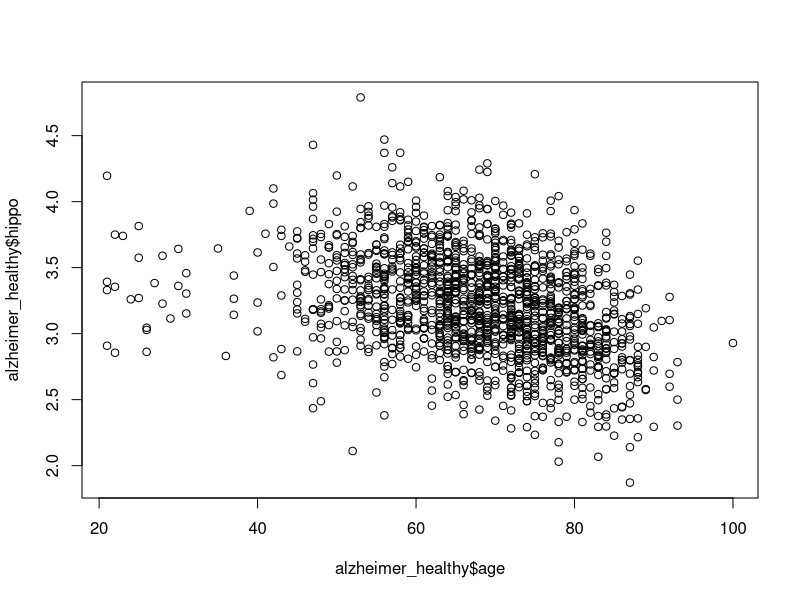

Reproduce this figure in R.
## ---- chunk 1
#| code-fold: true
#| 
library(tidyverse)
library(ggplot2)
## ---- chunk 2
#| code-fold: true

alzheimer_data <- read.csv('data/alzheimer_data.csv') %>% 
  select(id, diagnosis, age, educ, female, height, weight, lhippo, rhippo) %>% 
  mutate(diagnosis = as.factor(diagnosis), female = as.factor(female))


alzheimer_healthy <- read.csv('data/alzheimer_data.csv') %>% 
  select(id, diagnosis, age, educ, female, height, weight, lhippo, rhippo) %>% 
  mutate(diagnosis = as.factor(diagnosis), female = as.factor(female)) %>% filter(diagnosis==0)
## ---- chunk 3
#| code-fold: true
mean(alzheimer_healthy$lhippo)
## ---- chunk 4
#| code-fold: true
n=length(alzheimer_healthy$lhippo)
(mean(alzheimer_healthy$lhippo)-3)/ (sd(alzheimer_healthy$lhippo)/sqrt(n))
## ---- chunk 5
#| code-fold: true
#probability of greater than 17.72495
print("probability of greater than 17.72495")
pt(17.72495, df=n-1, lower.tail=F)

#probability of less than -17.72495
print("probability of less than -17.72495")
pt(-17.72495, df=n-1, lower.tail=T)

#p-value
print("p-value")
pt(17.72495, df=n-1, lower.tail=F)+pt(-17.72495, df=n-1, lower.tail=T)
## ---- chunk 6
#| code-fold: true

#the default test is two-tailed/sided
t.test(alzheimer_healthy$lhippo, mu=3)  
## ---- chunk 7
#| code-fold: true
#use the CDF of t to compute p-value
pt(17.72495, df=n-1, lower.tail=T)

#use t-test
t.test(alzheimer_healthy$lhippo, mu=3, alternative = "less")  
## ---- chunk 8
#| code-fold: true
#use the CDF of t to compute p-value
pt(17.72495, df=n-1, lower.tail=F)
#use t-test
t.test(alzheimer_healthy$lhippo, mu=3, alternative = "greater")  
## ---- chunk 9
#| code-fold: true
phat=mean(alzheimer_healthy$lhippo>3 )
phat

phat.se=sqrt(phat*(1-phat)/n)
phat.se

(phat-0.5)/phat.se

#p-value
pnorm((phat-0.5)/phat.se, lower.tail = F)
## ---- chunk 10
#| code-fold: true
t.test(alzheimer_healthy$lhippo[alzheimer_healthy$female==0], alzheimer_healthy$lhippo[alzheimer_healthy$female==1])

t.test(alzheimer_healthy$lhippo ~ alzheimer_healthy$female)
## ---- chunk 11
#| code-fold: true
t.test(alzheimer_data$rhippo, alzheimer_data$lhippo, paired = T)

#equivalently, 
t.test(alzheimer_data$rhippo- alzheimer_data$lhippo)
## ---- chunk 12
#| code-fold: true

table(alzheimer_data$rhippo>alzheimer_data$lhippo,
      alzheimer_data$female)

chisq.test(table(alzheimer_data$rhippo>alzheimer_data$lhippo,
      alzheimer_data$female))
## ---- chunk 13
#| code-fold: true
#| fig-align: center

alzheimer_healthy$hippo = (alzheimer_healthy$lhippo+alzheimer_healthy$rhippo)/2

plot(alzheimer_healthy$age, alzheimer_healthy$hippo)
## ---- chunk 14
#| code-fold: true

cor.test(alzheimer_healthy$age, alzheimer_healthy$hippo)

#alternatively, we can use linear regression
summary(lm(alzheimer_healthy$hippo ~ alzheimer_healthy$age))
## ---- chunk 15
#| code-fold: true


summary(aov(alzheimer_data$lhippo ~ alzheimer_data$diagnosis))

#equivalently
summary(aov(lhippo ~ diagnosis, data=alzheimer_data))
